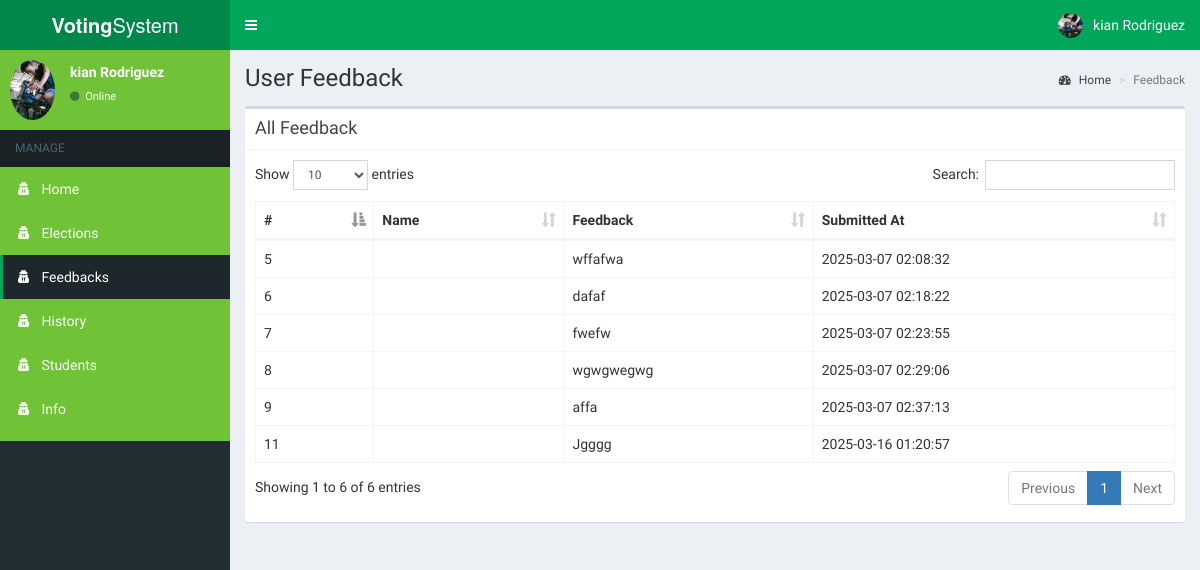
The page /admin/feedback.php (signed in) on the database its author committed.
### tables this page shows
CREATE TABLE `feedback` (
  `id` int(11) NOT NULL,
  `election_id` int(11) NOT NULL,
  `feedback` text NOT NULL,
  `created_at` timestamp NOT NULL DEFAULT current_timestamp()
);

### admin/includes/session.php (called while the page is built, shortened)
<?php
	include 'includes/conn.php';
	if(!isset($_SESSION['admin']) || empty($_SESSION['admin'])) {
		header('location: index.php');
		exit();
	}
	 else {
		$sql = "SELECT * FROM admin WHERE id = '".$_SESSION['admin']."'";
		$query = $conn->query($sql);
		$user = $query->fetch_assoc();
	}
?>

### admin/feedback.php (the view, shortened to what this page needs)
<?php
include 'includes/session.php';
$sql = "SELECT * FROM feedback ORDER BY created_at DESC";
$result = $conn->query($sql);
?>
<?php include 'includes/header.php'; ?>
<body class="hold-transition skin-green sidebar-mini">
<div class="wrapper">
  <?php include 'includes/navbar.php'; ?>
  <?php include 'includes/menubar1.php'; ?>
  <div class="content-wrapper">
    <section class="content-header">
      <h1>User Feedback</h1>
      <ol class="breadcrumb">
        <li><a href="#"><i class="fa fa-dashboard"></i> Home</a></li>
        <li class="active">Feedback</li>
      </ol>
    </section>
    <section class="content">
      <div class="row">
        <div class="col-xs-12">
          <div class="box">
            <div class="box-header with-border">
              <h3 class="box-title">All Feedback</h3>
            </div>
            <div class="box-body">
              <table id="example1" class="table table-bordered">
                <thead>
                  <th>#</th>
                  <th>Name</th>
                  <th>Feedback</th>
                  <th>Submitted At</th>
                </thead>
                <tbody>
                  <?php
                    if ($result->num_rows > 0) {
                      while($row = $result->fetch_assoc()) {
                        echo "
                          <tr>
                            <td>".$row['id']."</td>
                            <td>".htmlspecialchars($row['name'])."</td>
                            <td>".htmlspecialchars($row['feedback'])."</td>
                            <td>".date('Y-m-d H:i:s', strtotime($row['created_at']))."</td>
                          </tr>
                        ";
                      }
                    } else {
                      echo "<tr><td colspan='4' class='text-center'>No feedback found</td></tr>";
                    }
                  ?>
                </tbody>
              </table>
            </div>
          </div>
        </div>
      </div>
    </section>
  </div>
</div>
</body>
</html>

### admin/includes/navbar.php (shortened to what this page needs)
<header class="main-header">
  <a href="#" class="logo">
    <span class="logo-lg"><b>Voting</b>System</span>
  </a>
  <nav class="navbar navbar-static-top">
    <a href="#" class="sidebar-toggle" data-toggle="push-menu" role="button">
    </a>
    <div class="navbar-custom-menu">
      <ul class="nav navbar-nav">
        <li class="dropdown user user-menu">
          <a href="#" class="dropdown-toggle" data-toggle="dropdown">
            <img src="<?php echo (!empty($user['photo'])) ? '../images/'.$user['photo'] : '../images/profile.jpg'; ?>" class="user-image" alt="User Image">
            <span class="hidden-xs"><?php echo $user['firstname'].' '.$user['lastname']; ?></span>
          </a>
        </li>
      </ul>
    </div>
  </nav>
</header>

### admin/includes/menubar1.php (shortened to what this page needs)
<aside class="main-sidebar">
  <section class="sidebar" style="background-color: #70C237; color: #fff;">
    <div class="user-panel">
      <div class="pull-left image">
        <img src="<?php echo (!empty($user['photo'])) ? '../images/'.$user['photo'] : '../images/profile.jpg'; ?>" class="img-circle" alt="User Image">
      </div>
      <div class="pull-left info">
        <p><?php echo $user['firstname'].' '.$user['lastname']; ?></p>
        <a><i class="fa fa-circle text-success"></i> Online</a>
      </div>
    </div>
    <ul class="sidebar-menu" data-widget="tree">
      <li class="header">MANAGE</li>
      <li class=""><a href="home.php" style="color: #fff;"><i class="fa fa-user-secret"></i> <span>Home</span></a></li>
      <li class=""><a href="sub_admins.php" style="color: #fff;"><i class="fa fa-user-secret"></i> <span>Elections</span></a></li>
      <li class=""><a href="feedback.php" style="color: #fff;"><i class="fa fa-user-secret"></i> <span>Feedbacks</span></a></li>
      <li class=""><a href="history.php" style="color: #fff;"><i class="fa fa-user-secret"></i> <span>History</span></a></li>
      <li class=""><a href="students.php" style="color: #fff;"><i class="fa fa-user-secret"></i> <span>Students</span></a></li>
      <li class=""><a href="info.php" style="color: #fff;"><i class="fa fa-user-secret"></i> <span>Info</span></a></li>
  </ul>
  </section>
</aside>

### rows shown on the page
feedback: id "11", feedback "Jgggg", created_at "2025-03-16 01:20:57"
feedback: id "9", feedback "affa", created_at "2025-03-07 02:37:13"
feedback: id "8", feedback "wgwgwegwg", created_at "2025-03-07 02:29:06"
feedback: id "7", feedback "fwefw", created_at "2025-03-07 02:23:55"
feedback: id "6", feedback "dafaf", created_at "2025-03-07 02:18:22"
feedback: id "5", feedback "wffafwa", created_at "2025-03-07 02:08:32"

### other values the page prints
$user['firstname'] "kian"
$user['lastname'] "Rodriguez"
